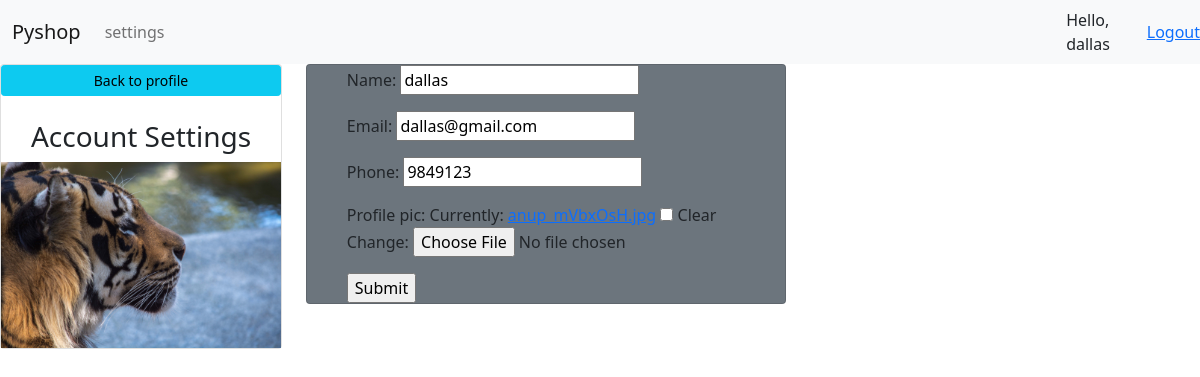
/user_account/ (signed in), run on the app's committed database.
### online_shop/models.py (models this page shows, shortened)
class Customer(models.Model):
    user = models.OneToOneField(User, null=True, blank=True, on_delete=models.CASCADE)
    name = models.CharField(max_length=255, null=True)
    email = models.CharField(max_length=255, null=True)
    phone = models.CharField(max_length=10, null=True)
    profile_pic = models.ImageField(default='default.png', null=True, blank=True)
    date_created = models.DateTimeField(auto_now_add=True, null=True)

### online_shop/forms.py (the view)
        def wrapper(request, *args, **kwargs):
            group = None
            if request.user.groups.exists():
                group = request.user.groups.all()[0].name
                if group in allowed_roles:
                    return func(request, *args, **kwargs)
                else:
                    return HttpResponse('you are not authorise here.')

### online_shop/forms.py
class CustomerForm(ModelForm):
    class Meta:
        model = Customer
        fields = "__all__"
        exclude = ['user']

### online_shop/forms.py (called while the page is built)
def allowed_user(allowed_roles=[]):
    def decorator(func):
        def wrapper(request, *args, **kwargs):
            group = None
            if request.user.groups.exists():
                group = request.user.groups.all()[0].name
                if group in allowed_roles:
                    return func(request, *args, **kwargs)
                else:
                    return HttpResponse('you are not authorise here.')
        return wrapper
    return decorator

### online_shop/views.py (called while the page is built)
@login_required(login_url='loginPage')
@allowed_user(allowed_roles=['gp_customer'])
def userAccount(request):
    customer = request.user.customer
    forms = CustomerForm(instance=customer)
    if request.method == "POST":
        forms = CustomerForm(request.POST, request.FILES, instance=customer)
        if forms.is_valid():
            forms.save()
    content = {'forms': forms}
    return render(request, 'user_account.html', content)

### templates/user_account.html (shortened to what this page needs)
{% extends 'base.html' %}
{% block content %}
<div class="row">
    <div class="col-md-3 ">
        <div class="card">
            <a class="btn btn-sm btn-info btn-block" href="">Back to profile</a><br>
            <h3 style="text-align: center">Account Settings</h3>
            <img src="{{request.user.customer.profile_pic.url}}" alt="">
        </div>
    </div>
    <br>
    <div class="col">
        <div class="card bg-secondary" style="width: 30rem;">
            <form action="" method="POST" enctype="multipart/form-data"  class=" offset-1" >
                {{forms.as_p}}
                <input type="submit">
            </form>
        </div>
    </div>
</div>
{% endblock %}

### templates/nav.html (shortened to what this page needs)
<nav class="navbar navbar-expand-lg navbar-light bg-light">
  <div class="container-fluid">
    <a class="navbar-brand" href="#">Pyshop</a>
    <div class="collapse navbar-collapse" id="navbarNav">
      <ul class="navbar-nav">
        {% if request.user.is_staff %}
        <li class="nav-item">
          <a class="nav-link active" aria-current="page" href="{% url 'home' %}">Home</a>
        </li>
        <li class="nav-item">
          <a class="nav-link" href="{% url 'product' %}">Products</a>
        </li>
        {% else %}
        <li class="nav-item">
          <a class="nav-link" href="{% url 'user_account' %}" tabindex="-1" aria-disabled="true">settings</a>
        </li>
        {% endif %}
      </ul>
    </div>
  </div>
  {% if request.user.is_authenticated %}
  <span>Hello, {{request.user}}</span>
  <span><a href="{% url 'logoutPage' %}">Logout</a></span>
  {% endif %}
</nav>

### data on the page
Customer: name "dallas", email "dallas@gmail.com", phone "9849123"

### other printed values
{{ request.user }} "dallas"
